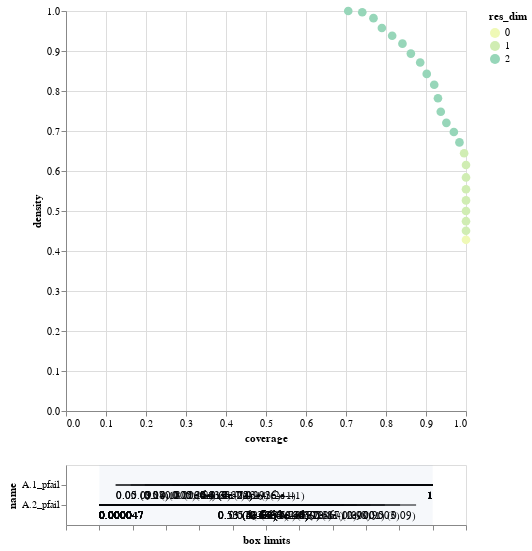

The notebook cell this image was saved under:
### Code cell
box.inspect_tradeoff()

### Figure 1 — Vega-Lite specification as saved in the notebook (floating-point values rounded to 4 significant figures)
{"config": {"view": {"continuousWidth": 400, "continuousHeight": 300}}, "vconcat": [{"data": {"name": "data-84c9cf4a3d58b51a78b031329d322f33"}, "mark": {"type": "circle", "size": 75}, "encoding": {"color": {"type": "ordinal", "field": "res_dim", "scale": {"range": ["#eff9b6", "#d0edb3", "#97d6b9", "#5dc0c0", "#31a5c2", "#1f80b8", "#2354a3", "#21318d"]}}, "opacity": {"condition": {"value": 1, "selection": "selector003"}, "value": 0.4}, "tooltip": [{"type": "ordinal", "field": "id"}, {"type": "quantitative", "field": "coverage", "format": ".2"}, {"type": "quantitative", "field": "density", "format": ".2"}, {"type": "ordinal", "field": "res_dim"}], "x": {"type": "quantitative", "field": "coverage"}, "y": {"type": "quantitative", "field": "density"}}, "height": 400, "selection": {"selector003": {"type": "single", "fields": ["id"]}}, "width": 400}, {"layer": [{"data": {"name": "data-1d72f1d146313b95c6e8123fd9b5a52a"}, "mark": "rule", "encoding": {"x": {"type": "quantitative", "axis": {"grid": false, "labels": false, "title": "box limits"}, "field": "x_lower", "scale": {"domain": [0, 1], "padding": 0.1}}, "x2": {"field": "x_upper"}, "y": {"type": "nominal", "field": "name", "scale": {"padding": 1.0}}}, "transform": [{"calculate": "(datum.x1-datum.minimum)/(datum.maximum-datum.minimum)", "as": "x_lower"}, {"calculate": "(datum.x2-datum.minimum)/(datum.maximum-datum.minimum)", "as": "x_upper"}, {"filter": {"selection": "selector003"}}], "width": 400}, {"data": {"name": "data-1d72f1d146313b95c6e8123fd9b5a52a"}, "mark": {"type": "text", "align": "left", "baseline": "top", "dy": 5}, "encoding": {"text": {"type": "ordinal", "field": "text"}, "x": {"type": "quantitative", "axis": {"grid": false, "labels": false, "title": "box limits"}, "field": "x_lower", "scale": {"domain": [0, 1], "padding": 0.1}}, "x2": {"field": "x_upper"}, "y": {"type": "nominal", "field": "name", "scale": {"padding": 1.0}}}, "transform": [{"calculate": "(datum.x1-datum.minimum)/(datum.maximum-datum.minimum)", "as": "x_lower"}, {"calculate": "(datum.x2-datum.minimum)/(datum.maximum-datum.minimum)", "as": "x_upper"}, {"filter": {"selection": "selector003"}}, {"calculate": "datum.qp_lower>0?format(datum.x1, \".2\")+\" (\"+format(datum.qp_lower, \".1~g\")+\")\" :format(datum.x1, \".2\")", "as": "text"}], "width": 400}, {"data": {"name": "data-1d72f1d146313b95c6e8123fd9b5a52a"}, "mark": {"type": "text", "align": "right", "baseline": "top", "dy": 5}, "encoding": {"text": {"type": "ordinal", "field": "text"}, "x": {"type": "quantitative", "field": "x_upper"}, "x2": {"field": "x_upper"}, "y": {"type": "nominal", "field": "name", "scale": {"padding": 1.0}}}, "transform": [{"calculate": "(datum.x1-datum.minimum)/(datum.maximum-datum.minimum)", "as": "x_lower"}, {"calculate": "(datum.x2-datum.minimum)/(datum.maximum-datum.minimum)", "as": "x_upper"}, {"filter": {"selection": "selector003"}}, {"calculate": "datum.qp_upper>0?format(datum.x2, \".2\")+\" (\"+format(datum.qp_upper, \".1\")+\")\" :format(datum.x2, \".2\")", "as": "text"}], "width": 400}, {"data": {"name": "data-bb8d07f6df3d47a6a475317795287b23"}, "mark": {"type": "rect", "opacity": 0.05}, "encoding": {"x": {"type": "quantitative", "field": "start"}, "x2": {"field": "end"}}}, {"data": {"name": "data-d751713988987e9331980363e24189ce"}, "mark": "point", "encoding": {"x": {"type": "quantitative", "field": "x"}, "y": {"type": "nominal", "field": "name"}}, "transform": [{"filter": {"selection": "selector003"}}], "width": 400}, {"data": {"name": "data-d751713988987e9331980363e24189ce"}, "mark": {"type": "text", "align": "center", "baseline": "top", "dy": 5}, "encoding": {"text": {"type": "nominal", "field": "item"}, "x": {"type": "quantitative", "field": "x"}, "y": {"type": "nominal", "field": "name"}}, "transform": [{"filter": {"selection": "selector003"}}], "width": 400}]}], "$schema": "https://vega.github.io/schema/vega-lite/v4.8.1.json", "datasets": {"data-84c9cf4a3d58b51a78b031329d322f33": [{"coverage": 1.0, "density": 0.428, "id": 0, "mass": 1.0, "mean": 0.428, "res_dim": 0}, {"coverage": 1.0, "density": 0.4505, "id": 1, "mass": 0.95, "mean": 0.4505, "res_dim": 1}, {"coverage": 1.0, "density": 0.4745, "id": 2, "mass": 0.902, "mean": 0.4745, "res_dim": 1}, {"coverage": 1.0, "density": 0.5, "id": 3, "mass": 0.856, "mean": 0.5, "res_dim": 1}, {"coverage": 1.0, "density": 0.5264, "id": 4, "mass": 0.813, "mean": 0.5264, "res_dim": 1}, {"coverage": 1.0, "density": 0.5544, "id": 5, "mass": 0.772, "mean": 0.5544, "res_dim": 1}, {"coverage": 1.0, "density": 0.5839, "id": 6, "mass": 0.733, "mean": 0.5839, "res_dim": 1}, {"coverage": 1.0, "density": 0.6149, "id": 7, "mass": 0.696, "mean": 0.6149, "res_dim": 1}, {"coverage": 0.9953, "density": 0.6445, "id": 8, "mass": 0.661, "mean": 0.6445, "res_dim": 1}, {"coverage": 0.9836, "density": 0.6715, "id": 9, "mass": 0.627, "mean": 0.6715, "res_dim": 2}, {"coverage": 0.9696, "density": 0.6975, "id": 10, "mass": 0.595, "mean": 0.6975, "res_dim": 2}, {"coverage": 0.9509, "density": 0.7204, "id": 11, "mass": 0.565, "mean": 0.7204, "res_dim": 2}, {"coverage": 0.9369, "density": 0.7481, "id": 12, "mass": 0.536, "mean": 0.7481, "res_dim": 2}, {"coverage": 0.9299, "density": 0.7819, "id": 13, "mass": 0.509, "mean": 0.7819, "res_dim": 2}, {"coverage": 0.9206, "density": 0.8157, "id": 14, "mass": 0.483, "mean": 0.8157, "res_dim": 2}, {"coverage": 0.9019, "density": 0.8428, "id": 15, "mass": 0.458, "mean": 0.8428, "res_dim": 2}, {"coverage": 0.8855, "density": 0.8713, "id": 16, "mass": 0.435, "mean": 0.8713, "res_dim": 2}, {"coverage": 0.8621, "density": 0.8935, "id": 17, "mass": 0.413, "mean": 0.8935, "res_dim": 2}, {"coverage": 0.8411, "density": 0.9184, "id": 18, "mass": 0.392, "mean": 0.9184, "res_dim": 2}, {"coverage": 0.8154, "density": 0.9382, "id": 19, "mass": 0.372, "mean": 0.9382, "res_dim": 2}, {"coverage": 0.7897, "density": 0.9575, "id": 20, "mass": 0.353, "mean": 0.9575, "res_dim": 2}, {"coverage": 0.7687, "density": 0.9821, "id": 21, "mass": 0.335, "mean": 0.9821, "res_dim": 2}, {"coverage": 0.7407, "density": 0.9969, "id": 22, "mass": 0.318, "mean": 0.9969, "res_dim": 2}, {"coverage": 0.7056, "density": 1.0, "id": 23, "mass": 0.302, "mean": 1.0, "res_dim": 2}], "data-1d72f1d146313b95c6e8123fd9b5a52a": [{"x1": 4.66e-05, "x2": 0.9497, "name": "A.2_pfail", "id": 1, "minimum": 4.66e-05, "maximum": 0.9994, "qp_lower": -1.0, "qp_upper": 0.08547}, {"x1": 4.66e-05, "x2": 0.9017, "name": "A.2_pfail", "id": 2, "minimum": 4.66e-05, "maximum": 0.9994, "qp_lower": -1.0, "qp_upper": 0.002719}, {"x1": 4.66e-05, "x2": 0.856, "name": "A.2_pfail", "id": 3, "minimum": 4.66e-05, "maximum": 0.9994, "qp_lower": -1.0, "qp_upper": 1.322e-05}, {"x1": 4.66e-05, "x2": 0.813, "name": "A.2_pfail", "id": 4, "minimum": 4.66e-05, "maximum": 0.9994, "qp_lower": -1.0, "qp_upper": 1.05e-08}, {"x1": 4.66e-05, "x2": 0.7717, "name": "A.2_pfail", "id": 5, "minimum": 4.66e-05, "maximum": 0.9994, "qp_lower": -1.0, "qp_upper": 1.154e-12}, {"x1": 4.66e-05, "x2": 0.733, "name": "A.2_pfail", "id": 6, "minimum": 4.66e-05, "maximum": 0.9994, "qp_lower": -1.0, "qp_upper": 1.651e-17}, {"x1": 4.66e-05, "x2": 0.6963, "name": "A.2_pfail", "id": 7, "minimum": 4.66e-05, "maximum": 0.9994, "qp_lower": -1.0, "qp_upper": 2.897e-23}, {"x1": 4.66e-05, "x2": 0.6611, "name": "A.2_pfail", "id": 8, "minimum": 4.66e-05, "maximum": 0.9994, "qp_lower": -1.0, "qp_upper": 3.52e-29}, {"x1": 0.04977, "x2": 0.9999, "name": "A.1_pfail", "id": 9, "minimum": 0.0008131, "maximum": 0.9999, "qp_lower": 0.08487, "qp_upper": -1.0}, {"x1": 4.66e-05, "x2": 0.6611, "name": "A.2_pfail", "id": 9, "minimum": 4.66e-05, "maximum": 0.9994, "qp_lower": -1.0, "qp_upper": 2.424e-30}, {"x1": 0.04977, "x2": 0.9999, "name": "A.1_pfail", "id": 10, "minimum": 0.0008131, "maximum": 0.9999, "qp_lower": 0.07366, "qp_upper": -1.0}, {"x1": 4.66e-05, "x2": 0.6278, "name": "A.2_pfail", "id": 10, "minimum": 4.66e-05, "maximum": 0.9994, "qp_lower": -1.0, "qp_upper": 1.323e-35}, {"x1": 0.09487, "x2": 0.9999, "name": "A.1_pfail", "id": 11, "minimum": 0.0008131, "maximum": 0.9999, "qp_lower": 0.004788, "qp_upper": -1.0}, {"x1": 4.66e-05, "x2": 0.6278, "name": "A.2_pfail", "id": 11, "minimum": 4.66e-05, "maximum": 0.9994, "qp_lower": -1.0, "qp_upper": 1.774e-36}, {"x1": 0.1368, "x2": 0.9999, "name": "A.1_pfail", "id": 12, "minimum": 0.0008131, "maximum": 0.9999, "qp_lower": 4.033e-05, "qp_upper": -1.0}, {"x1": 4.66e-05, "x2": 0.6278, "name": "A.2_pfail", "id": 12, "minimum": 4.66e-05, "maximum": 0.9994, "qp_lower": -1.0, "qp_upper": 2.706e-38}, {"x1": 0.1838, "x2": 0.9999, "name": "A.1_pfail", "id": 13, "minimum": 0.0008131, "maximum": 0.9999, "qp_lower": 1.3e-08, "qp_upper": -1.0}, {"x1": 4.66e-05, "x2": 0.6278, "name": "A.2_pfail", "id": 13, "minimum": 4.66e-05, "maximum": 0.9994, "qp_lower": -1.0, "qp_upper": 7.374e-40}, {"x1": 0.22, "x2": 0.9999, "name": "A.1_pfail", "id": 14, "minimum": 0.0008131, "maximum": 0.9999, "qp_lower": 4.057e-13, "qp_upper": -1.0}, {"x1": 4.66e-05, "x2": 0.6278, "name": "A.2_pfail", "id": 14, "minimum": 4.66e-05, "maximum": 0.9994, "qp_lower": -1.0, "qp_upper": 3.925e-43}, {"x1": 0.2604, "x2": 0.9999, "name": "A.1_pfail", "id": 15, "minimum": 0.0008131, "maximum": 0.9999, "qp_lower": 2.792e-17, "qp_upper": -1.0}, {"x1": 4.66e-05, "x2": 0.6278, "name": "A.2_pfail", "id": 15, "minimum": 4.66e-05, "maximum": 0.9994, "qp_lower": -1.0, "qp_upper": 1.211e-44}, {"x1": 0.3012, "x2": 0.9999, "name": "A.1_pfail", "id": 16, "minimum": 0.0008131, "maximum": 0.9999, "qp_lower": 2.283e-22, "qp_upper": -1.0}, {"x1": 4.66e-05, "x2": 0.6278, "name": "A.2_pfail", "id": 16, "minimum": 4.66e-05, "maximum": 0.9994, "qp_lower": -1.0, "qp_upper": 2.824e-46}, {"x1": 0.3012, "x2": 0.9999, "name": "A.1_pfail", "id": 17, "minimum": 0.0008131, "maximum": 0.9999, "qp_lower": 3.714e-22, "qp_upper": -1.0}, {"x1": 4.66e-05, "x2": 0.5908, "name": "A.2_pfail", "id": 17, "minimum": 4.66e-05, "maximum": 0.9994, "qp_lower": -1.0, "qp_upper": 3.578e-51}, {"x1": 0.3012, "x2": 0.9999, "name": "A.1_pfail", "id": 18, "minimum": 0.0008131, "maximum": 0.9999, "qp_lower": 7.492e-25, "qp_upper": -1.0}, {"x1": 4.66e-05, "x2": 0.5669, "name": "A.2_pfail", "id": 18, "minimum": 4.66e-05, "maximum": 0.9994, "qp_lower": -1.0, "qp_upper": 2.537e-57}, {"x1": 0.3012, "x2": 0.9999, "name": "A.1_pfail", "id": 19, "minimum": 0.0008131, "maximum": 0.9999, "qp_lower": 1.734e-24, "qp_upper": -1.0}, {"x1": 4.66e-05, "x2": 0.5323, "name": "A.2_pfail", "id": 19, "minimum": 4.66e-05, "maximum": 0.9994, "qp_lower": -1.0, "qp_upper": 5.976e-62}, {"x1": 0.3332, "x2": 0.9999, "name": "A.1_pfail", "id": 20, "minimum": 0.0008131, "maximum": 0.9999, "qp_lower": 6.953e-29, "qp_upper": -1.0}, {"x1": 4.66e-05, "x2": 0.5323, "name": "A.2_pfail", "id": 20, "minimum": 4.66e-05, "maximum": 0.9994, "qp_lower": -1.0, "qp_upper": 2.819e-64}, {"x1": 0.3695, "x2": 0.9999, "name": "A.1_pfail", "id": 21, "minimum": 0.0008131, "maximum": 0.9999, "qp_lower": 3.083e-36, "qp_upper": -1.0}, {"x1": 4.66e-05, "x2": 0.5323, "name": "A.2_pfail", "id": 21, "minimum": 4.66e-05, "maximum": 0.9994, "qp_lower": -1.0, "qp_upper": 3.796e-68}, {"x1": 0.412, "x2": 0.9999, "name": "A.1_pfail", "id": 22, "minimum": 0.0008131, "maximum": 0.9999, "qp_lower": 1.535e-41, "qp_upper": -1.0}, {"x1": 4.66e-05, "x2": 0.5323, "name": "A.2_pfail", "id": 22, "minimum": 4.66e-05, "maximum": 0.9994, "qp_lower": -1.0, "qp_upper": 4.288e-68}, {"x1": 0.4393, "x2": 0.9999, "name": "A.1_pfail", "id": 23, "minimum": 0.0008131, "maximum": 0.9999, "qp_lower": 1.889e-41, "qp_upper": -1.0}, {"x1": 4.66e-05, "x2": 0.5323, "name": "A.2_pfail", "id": 23, "minimum": 4.66e-05, "maximum": 0.9994, "qp_lower": -1.0, "qp_upper": 2.089e-66}], "data-bb8d07f6df3d47a6a475317795287b23": [{"start": 0, "end": 1}], "data-d751713988987e9331980363e24189ce": []}}
